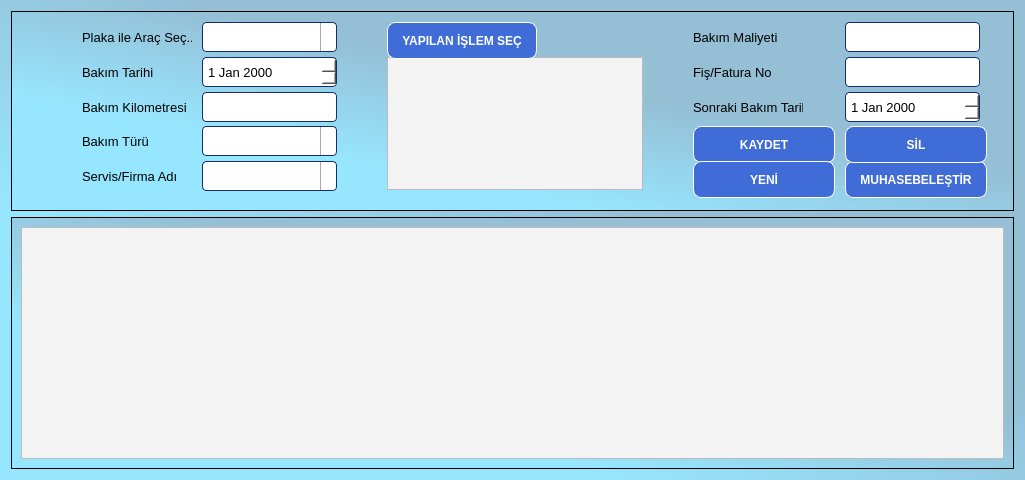
<?xml version="1.0" encoding="UTF-8"?>
<ui version="4.0">
 <class>main_form</class>
 <widget class="QWidget" name="main_form">
  <property name="geometry">
   <rect>
    <x>0</x>
    <y>0</y>
    <width>1025</width>
    <height>480</height>
   </rect>
  </property>
  <property name="windowTitle">
   <string>Form</string>
  </property>
  <property name="styleSheet">
   <string notr="true">#main_form{
background-color: qlineargradient(spread:pad, x1:0, y1:1, x2:1, y2:0, stop:0.287234 rgba(151, 230, 255, 255), stop:0.595745 rgba(148, 191, 213, 255));
}
QWidget{font-family: &quot;Century Gothic&quot;, &quot;Calibri&quot;; font-size: 10pt; background-color:#f3f3f3;}
QPushButton{background-color:#01c4ff; border-radius:4px; border:1px solid black;}
QPushButton:hover{color:#ffffff;background-color:#162D6D; border-radius:6px; border:2px solid #EBEBEB;}
QPushButton:pressed{color:#ffffff;background-color:red; border-radius:4px; border:3px solid #EBEBEB;padding-top: 4px;}
QComboBox, QDateEdit, QLineEdit {
	background-color:#ffffff;
    border: 1px solid #162D6D;
    border-radius: 4px;
    padding: 1px 18px 1px 3px;
   min-width: 7em;
}
QLabel{color: #000000;}
QComboBox:editable {
    background-color: white;
}

QComboBox:!editable, QComboBox::drop-down:editable {
     background-color: qlineargradient(x1: 0, y1: 0, x2: 0, y2: 1,
                                 stop: 0 #E1E1E1, stop: 0.4 #DDDDDD,
                                 stop: 0.5 #D8D8D8, stop: 1.0 #D3D3D3);
}

/* QComboBox gets the &quot;on&quot; state when the popup is open */
QComboBox:!editable:on, QComboBox::drop-down:editable:on {
    background-color: qlineargradient(x1: 0, y1: 0, x2: 0, y2: 1,
                                stop: 0 #D3D3D3, stop: 0.4 #D8D8D8,
                                stop: 0.5 #DDDDDD, stop: 1.0 #E1E1E1);
}

QComboBox:on { /* shift the text when the popup opens */
    padding-top: 3px;
    padding-left: 4px;
}

QComboBox::drop-down {
    subcontrol-origin: padding;
    subcontrol-position: top right;
    width: 15px;

    border-left-width: 1px;
    border-left-color: darkgray;
    border-left-style: solid; /* just a single line */
    border-top-right-radius: 3px; /* same radius as the QComboBox */
    border-bottom-right-radius: 3px;
}

QComboBox::down-arrow {	
image: url(:/resim/arrow-down.png);}

QComboBox::down-arrow:on { /* shift the arrow when popup is open */
    top: 1px;
    left: 1px;
}

QComboBox {
    border: 1px solid #162D6D;
    selection-background-color: lightgray;
}</string>
  </property>
  <layout class="QGridLayout" name="gridLayout_3">
   <item row="0" column="0">
    <widget class="QFrame" name="top_frame">
     <property name="sizePolicy">
      <sizepolicy hsizetype="Preferred" vsizetype="Preferred">
       <horstretch>0</horstretch>
       <verstretch>0</verstretch>
      </sizepolicy>
     </property>
     <property name="minimumSize">
      <size>
       <width>0</width>
       <height>200</height>
      </size>
     </property>
     <property name="maximumSize">
      <size>
       <width>16777215</width>
       <height>200</height>
      </size>
     </property>
     <property name="styleSheet">
      <string notr="true">QFrame#top_frame{
background-color: qlineargradient(spread:pad, x1:0, y1:1, x2:1, y2:0, stop:0.287234 rgba(151, 230, 255, 255), stop:0.595745 rgba(148, 191, 213, 255));}
QLabel{
color: #000000;
background-color: none;
}
/* Modern gradient butonlar */
QPushButton {
 background-color: #3f6cd6;
    border: 1px solid #ffffff;
    border-radius: 8px;
    color: white;
    font-weight: bold;
    /*padding: 12px 24px;*/
    font-size: 12px;
    margin: 0px;
	min-height:35px;
min-width:140px;
}

QPushButton:hover {
    background: qlineargradient(x1:0, y1:0, x2:0, y2:1,
                                stop:0 #8b8f90, stop:1 #d1d1d3);
border:2px solid #ffffff;

}

QPushButton:pressed {
    background: qlineargradient(x1:0, y1:0, x2:0, y2:1,
                                stop:0 #5a67d8, stop:1 #6b46c1);
	border: 2px solid #ffffff;
	padding-top: 5px;
   margin: 3px;
}

QPushButton:disabled {
    background: #cccccc;
    color: #666666;
}</string>
     </property>
     <property name="frameShape">
      <enum>QFrame::Shape::Box</enum>
     </property>
     <property name="frameShadow">
      <enum>QFrame::Shadow::Plain</enum>
     </property>
     <layout class="QGridLayout" name="gridLayout">
      <property name="leftMargin">
       <number>70</number>
      </property>
      <property name="topMargin">
       <number>10</number>
      </property>
      <property name="rightMargin">
       <number>0</number>
      </property>
      <property name="bottomMargin">
       <number>20</number>
      </property>
      <property name="horizontalSpacing">
       <number>10</number>
      </property>
      <property name="verticalSpacing">
       <number>5</number>
      </property>
      <item row="1" column="6">
       <widget class="QLineEdit" name="txt_fis_no">
        <property name="sizePolicy">
         <sizepolicy hsizetype="Fixed" vsizetype="Fixed">
          <horstretch>0</horstretch>
          <verstretch>0</verstretch>
         </sizepolicy>
        </property>
        <property name="minimumSize">
         <size>
          <width>135</width>
          <height>30</height>
         </size>
        </property>
        <property name="maximumSize">
         <size>
          <width>100</width>
          <height>30</height>
         </size>
        </property>
       </widget>
      </item>
      <item row="0" column="6">
       <widget class="QLineEdit" name="txt_maliyet">
        <property name="sizePolicy">
         <sizepolicy hsizetype="Fixed" vsizetype="Fixed">
          <horstretch>0</horstretch>
          <verstretch>0</verstretch>
         </sizepolicy>
        </property>
        <property name="minimumSize">
         <size>
          <width>135</width>
          <height>30</height>
         </size>
        </property>
        <property name="maximumSize">
         <size>
          <width>100</width>
          <height>30</height>
         </size>
        </property>
       </widget>
      </item>
      <item row="2" column="4">
       <spacer name="horizontalSpacer_2">
        <property name="orientation">
         <enum>Qt::Orientation::Horizontal</enum>
        </property>
        <property name="sizeType">
         <enum>QSizePolicy::Policy::Fixed</enum>
        </property>
        <property name="sizeHint" stdset="0">
         <size>
          <width>40</width>
          <height>20</height>
         </size>
        </property>
       </spacer>
      </item>
      <item row="2" column="7">
       <spacer name="horizontalSpacer">
        <property name="orientation">
         <enum>Qt::Orientation::Horizontal</enum>
        </property>
        <property name="sizeHint" stdset="0">
         <size>
          <width>40</width>
          <height>20</height>
         </size>
        </property>
       </spacer>
      </item>
      <item row="1" column="3" rowspan="4">
       <widget class="QPlainTextEdit" name="txt_islemler">
        <property name="sizePolicy">
         <sizepolicy hsizetype="Fixed" vsizetype="Fixed">
          <horstretch>0</horstretch>
          <verstretch>0</verstretch>
         </sizepolicy>
        </property>
       </widget>
      </item>
      <item row="2" column="5">
       <widget class="QLabel" name="lbl_sonraki_bakim">
        <property name="sizePolicy">
         <sizepolicy hsizetype="Fixed" vsizetype="Preferred">
          <horstretch>0</horstretch>
          <verstretch>0</verstretch>
         </sizepolicy>
        </property>
        <property name="minimumSize">
         <size>
          <width>110</width>
          <height>30</height>
         </size>
        </property>
        <property name="maximumSize">
         <size>
          <width>110</width>
          <height>30</height>
         </size>
        </property>
        <property name="text">
         <string>Sonraki Bakım Tarihi</string>
        </property>
       </widget>
      </item>
      <item row="1" column="5">
       <widget class="QLabel" name="lbl_fis">
        <property name="sizePolicy">
         <sizepolicy hsizetype="Fixed" vsizetype="Preferred">
          <horstretch>0</horstretch>
          <verstretch>0</verstretch>
         </sizepolicy>
        </property>
        <property name="minimumSize">
         <size>
          <width>110</width>
          <height>30</height>
         </size>
        </property>
        <property name="maximumSize">
         <size>
          <width>110</width>
          <height>30</height>
         </size>
        </property>
        <property name="text">
         <string>Fiş/Fatura No</string>
        </property>
       </widget>
      </item>
      <item row="3" column="5">
       <widget class="QPushButton" name="btn_kaydet">
        <property name="sizePolicy">
         <sizepolicy hsizetype="Fixed" vsizetype="Fixed">
          <horstretch>0</horstretch>
          <verstretch>0</verstretch>
         </sizepolicy>
        </property>
        <property name="minimumSize">
         <size>
          <width>142</width>
          <height>37</height>
         </size>
        </property>
        <property name="maximumSize">
         <size>
          <width>100</width>
          <height>30</height>
         </size>
        </property>
        <property name="text">
         <string>KAYDET</string>
        </property>
       </widget>
      </item>
      <item row="1" column="0">
       <widget class="QLabel" name="lbl_bakim_tarihi">
        <property name="sizePolicy">
         <sizepolicy hsizetype="Fixed" vsizetype="Preferred">
          <horstretch>0</horstretch>
          <verstretch>0</verstretch>
         </sizepolicy>
        </property>
        <property name="minimumSize">
         <size>
          <width>110</width>
          <height>30</height>
         </size>
        </property>
        <property name="maximumSize">
         <size>
          <width>110</width>
          <height>30</height>
         </size>
        </property>
        <property name="text">
         <string>Bakım Tarihi</string>
        </property>
       </widget>
      </item>
      <item row="4" column="6">
       <widget class="QPushButton" name="btn_muhasebe">
        <property name="sizePolicy">
         <sizepolicy hsizetype="Fixed" vsizetype="Fixed">
          <horstretch>0</horstretch>
          <verstretch>0</verstretch>
         </sizepolicy>
        </property>
        <property name="minimumSize">
         <size>
          <width>142</width>
          <height>37</height>
         </size>
        </property>
        <property name="maximumSize">
         <size>
          <width>100</width>
          <height>30</height>
         </size>
        </property>
        <property name="text">
         <string>MUHASEBELEŞTİR</string>
        </property>
       </widget>
      </item>
      <item row="0" column="5">
       <widget class="QLabel" name="lbl_maliyet">
        <property name="sizePolicy">
         <sizepolicy hsizetype="Fixed" vsizetype="Preferred">
          <horstretch>0</horstretch>
          <verstretch>0</verstretch>
         </sizepolicy>
        </property>
        <property name="minimumSize">
         <size>
          <width>110</width>
          <height>30</height>
         </size>
        </property>
        <property name="maximumSize">
         <size>
          <width>110</width>
          <height>30</height>
         </size>
        </property>
        <property name="text">
         <string>Bakım Maliyeti</string>
        </property>
       </widget>
      </item>
      <item row="2" column="6">
       <widget class="QDateEdit" name="date_sonraki_bakim">
        <property name="sizePolicy">
         <sizepolicy hsizetype="Fixed" vsizetype="Fixed">
          <horstretch>0</horstretch>
          <verstretch>0</verstretch>
         </sizepolicy>
        </property>
        <property name="minimumSize">
         <size>
          <width>135</width>
          <height>30</height>
         </size>
        </property>
        <property name="maximumSize">
         <size>
          <width>100</width>
          <height>30</height>
         </size>
        </property>
       </widget>
      </item>
      <item row="3" column="1">
       <widget class="QComboBox" name="cmb_bakim_turu">
        <property name="sizePolicy">
         <sizepolicy hsizetype="Fixed" vsizetype="Fixed">
          <horstretch>0</horstretch>
          <verstretch>0</verstretch>
         </sizepolicy>
        </property>
        <property name="minimumSize">
         <size>
          <width>135</width>
          <height>30</height>
         </size>
        </property>
        <property name="maximumSize">
         <size>
          <width>230</width>
          <height>30</height>
         </size>
        </property>
       </widget>
      </item>
      <item row="4" column="0">
       <widget class="QLabel" name="lbl_firma_adi">
        <property name="sizePolicy">
         <sizepolicy hsizetype="Fixed" vsizetype="Preferred">
          <horstretch>0</horstretch>
          <verstretch>0</verstretch>
         </sizepolicy>
        </property>
        <property name="minimumSize">
         <size>
          <width>110</width>
          <height>30</height>
         </size>
        </property>
        <property name="maximumSize">
         <size>
          <width>110</width>
          <height>30</height>
         </size>
        </property>
        <property name="text">
         <string>Servis/Firma Adı</string>
        </property>
       </widget>
      </item>
      <item row="2" column="0">
       <widget class="QLabel" name="lbl_bakim_km">
        <property name="sizePolicy">
         <sizepolicy hsizetype="Fixed" vsizetype="Preferred">
          <horstretch>0</horstretch>
          <verstretch>0</verstretch>
         </sizepolicy>
        </property>
        <property name="minimumSize">
         <size>
          <width>110</width>
          <height>30</height>
         </size>
        </property>
        <property name="maximumSize">
         <size>
          <width>110</width>
          <height>30</height>
         </size>
        </property>
        <property name="text">
         <string>Bakım Kilometresi</string>
        </property>
       </widget>
      </item>
      <item row="4" column="1">
       <widget class="QComboBox" name="cmb_firma_adi">
        <property name="sizePolicy">
         <sizepolicy hsizetype="Fixed" vsizetype="Fixed">
          <horstretch>0</horstretch>
          <verstretch>0</verstretch>
         </sizepolicy>
        </property>
        <property name="minimumSize">
         <size>
          <width>135</width>
          <height>30</height>
         </size>
        </property>
        <property name="maximumSize">
         <size>
          <width>230</width>
          <height>30</height>
         </size>
        </property>
       </widget>
      </item>
      <item row="0" column="3">
       <widget class="QPushButton" name="btn_islemler">
        <property name="sizePolicy">
         <sizepolicy hsizetype="Fixed" vsizetype="Fixed">
          <horstretch>0</horstretch>
          <verstretch>0</verstretch>
         </sizepolicy>
        </property>
        <property name="minimumSize">
         <size>
          <width>142</width>
          <height>37</height>
         </size>
        </property>
        <property name="maximumSize">
         <size>
          <width>150</width>
          <height>30</height>
         </size>
        </property>
        <property name="text">
         <string>YAPILAN İŞLEM SEÇ</string>
        </property>
       </widget>
      </item>
      <item row="4" column="5">
       <widget class="QPushButton" name="btn_yeni">
        <property name="sizePolicy">
         <sizepolicy hsizetype="Fixed" vsizetype="Fixed">
          <horstretch>0</horstretch>
          <verstretch>0</verstretch>
         </sizepolicy>
        </property>
        <property name="minimumSize">
         <size>
          <width>142</width>
          <height>37</height>
         </size>
        </property>
        <property name="maximumSize">
         <size>
          <width>100</width>
          <height>30</height>
         </size>
        </property>
        <property name="text">
         <string>YENİ</string>
        </property>
       </widget>
      </item>
      <item row="3" column="6">
       <widget class="QPushButton" name="btn_sil">
        <property name="sizePolicy">
         <sizepolicy hsizetype="Fixed" vsizetype="Fixed">
          <horstretch>0</horstretch>
          <verstretch>0</verstretch>
         </sizepolicy>
        </property>
        <property name="minimumSize">
         <size>
          <width>142</width>
          <height>37</height>
         </size>
        </property>
        <property name="maximumSize">
         <size>
          <width>100</width>
          <height>30</height>
         </size>
        </property>
        <property name="text">
         <string>SİL</string>
        </property>
       </widget>
      </item>
      <item row="0" column="1">
       <widget class="QComboBox" name="cmb_arac">
        <property name="sizePolicy">
         <sizepolicy hsizetype="Fixed" vsizetype="Fixed">
          <horstretch>0</horstretch>
          <verstretch>0</verstretch>
         </sizepolicy>
        </property>
        <property name="minimumSize">
         <size>
          <width>135</width>
          <height>30</height>
         </size>
        </property>
        <property name="maximumSize">
         <size>
          <width>100</width>
          <height>30</height>
         </size>
        </property>
       </widget>
      </item>
      <item row="3" column="0">
       <widget class="QLabel" name="lbl_bakim_turu">
        <property name="sizePolicy">
         <sizepolicy hsizetype="Fixed" vsizetype="Preferred">
          <horstretch>0</horstretch>
          <verstretch>0</verstretch>
         </sizepolicy>
        </property>
        <property name="minimumSize">
         <size>
          <width>110</width>
          <height>30</height>
         </size>
        </property>
        <property name="maximumSize">
         <size>
          <width>110</width>
          <height>30</height>
         </size>
        </property>
        <property name="text">
         <string>Bakım Türü</string>
        </property>
       </widget>
      </item>
      <item row="2" column="1">
       <widget class="QLineEdit" name="txt_bakim_km">
        <property name="sizePolicy">
         <sizepolicy hsizetype="Fixed" vsizetype="Fixed">
          <horstretch>0</horstretch>
          <verstretch>0</verstretch>
         </sizepolicy>
        </property>
        <property name="minimumSize">
         <size>
          <width>135</width>
          <height>30</height>
         </size>
        </property>
        <property name="maximumSize">
         <size>
          <width>70</width>
          <height>30</height>
         </size>
        </property>
       </widget>
      </item>
      <item row="0" column="0">
       <widget class="QLabel" name="lbl_arac">
        <property name="sizePolicy">
         <sizepolicy hsizetype="Fixed" vsizetype="Preferred">
          <horstretch>0</horstretch>
          <verstretch>0</verstretch>
         </sizepolicy>
        </property>
        <property name="minimumSize">
         <size>
          <width>110</width>
          <height>30</height>
         </size>
        </property>
        <property name="maximumSize">
         <size>
          <width>110</width>
          <height>30</height>
         </size>
        </property>
        <property name="text">
         <string>Plaka ile Araç Seç..</string>
        </property>
       </widget>
      </item>
      <item row="1" column="1">
       <widget class="QDateEdit" name="date_bakim">
        <property name="sizePolicy">
         <sizepolicy hsizetype="Fixed" vsizetype="Fixed">
          <horstretch>0</horstretch>
          <verstretch>0</verstretch>
         </sizepolicy>
        </property>
        <property name="minimumSize">
         <size>
          <width>135</width>
          <height>30</height>
         </size>
        </property>
        <property name="maximumSize">
         <size>
          <width>100</width>
          <height>30</height>
         </size>
        </property>
       </widget>
      </item>
      <item row="3" column="2">
       <spacer name="horizontalSpacer_3">
        <property name="orientation">
         <enum>Qt::Orientation::Horizontal</enum>
        </property>
        <property name="sizeType">
         <enum>QSizePolicy::Policy::Fixed</enum>
        </property>
        <property name="sizeHint" stdset="0">
         <size>
          <width>40</width>
          <height>20</height>
         </size>
        </property>
       </spacer>
      </item>
     </layout>
    </widget>
   </item>
   <item row="1" column="0">
    <widget class="QFrame" name="frame_2">
     <property name="sizePolicy">
      <sizepolicy hsizetype="Expanding" vsizetype="Expanding">
       <horstretch>0</horstretch>
       <verstretch>0</verstretch>
      </sizepolicy>
     </property>
     <property name="styleSheet">
      <string notr="true">QFrame#frame_2{
background-color: qlineargradient(spread:pad, x1:0, y1:1, x2:1, y2:0, stop:0.287234 rgba(151, 230, 255, 255), stop:0.595745 rgba(148, 191, 213, 255));}
QLabel{
color: #000000;
background-color: none;
}
/* Modern gradient butonlar */
QPushButton {
 background-color: #3f6cd6;
    border: 1px solid #ffffff;
    border-radius: 8px;
    color: white;
    font-weight: bold;
    /*padding: 12px 24px;*/
    font-size: 12px;
    margin: 0px;
	min-height:35px;
min-width:140px;
}

QPushButton:hover {
    background: qlineargradient(x1:0, y1:0, x2:0, y2:1,
                                stop:0 #8b8f90, stop:1 #d1d1d3);
border:2px solid #ffffff;

}

QPushButton:pressed {
    background: qlineargradient(x1:0, y1:0, x2:0, y2:1,
                                stop:0 #5a67d8, stop:1 #6b46c1);
	border: 2px solid #ffffff;
	padding-top: 5px;
   margin: 3px;
}

QPushButton:disabled {
    background: #cccccc;
    color: #666666;
}</string>
     </property>
     <property name="frameShape">
      <enum>QFrame::Shape::Box</enum>
     </property>
     <property name="frameShadow">
      <enum>QFrame::Shadow::Plain</enum>
     </property>
     <layout class="QGridLayout" name="gridLayout_2">
      <item row="0" column="0">
       <widget class="QTableWidget" name="table_bakim"/>
      </item>
     </layout>
    </widget>
   </item>
  </layout>
 </widget>
 <resources/>
 <connections/>
</ui>
